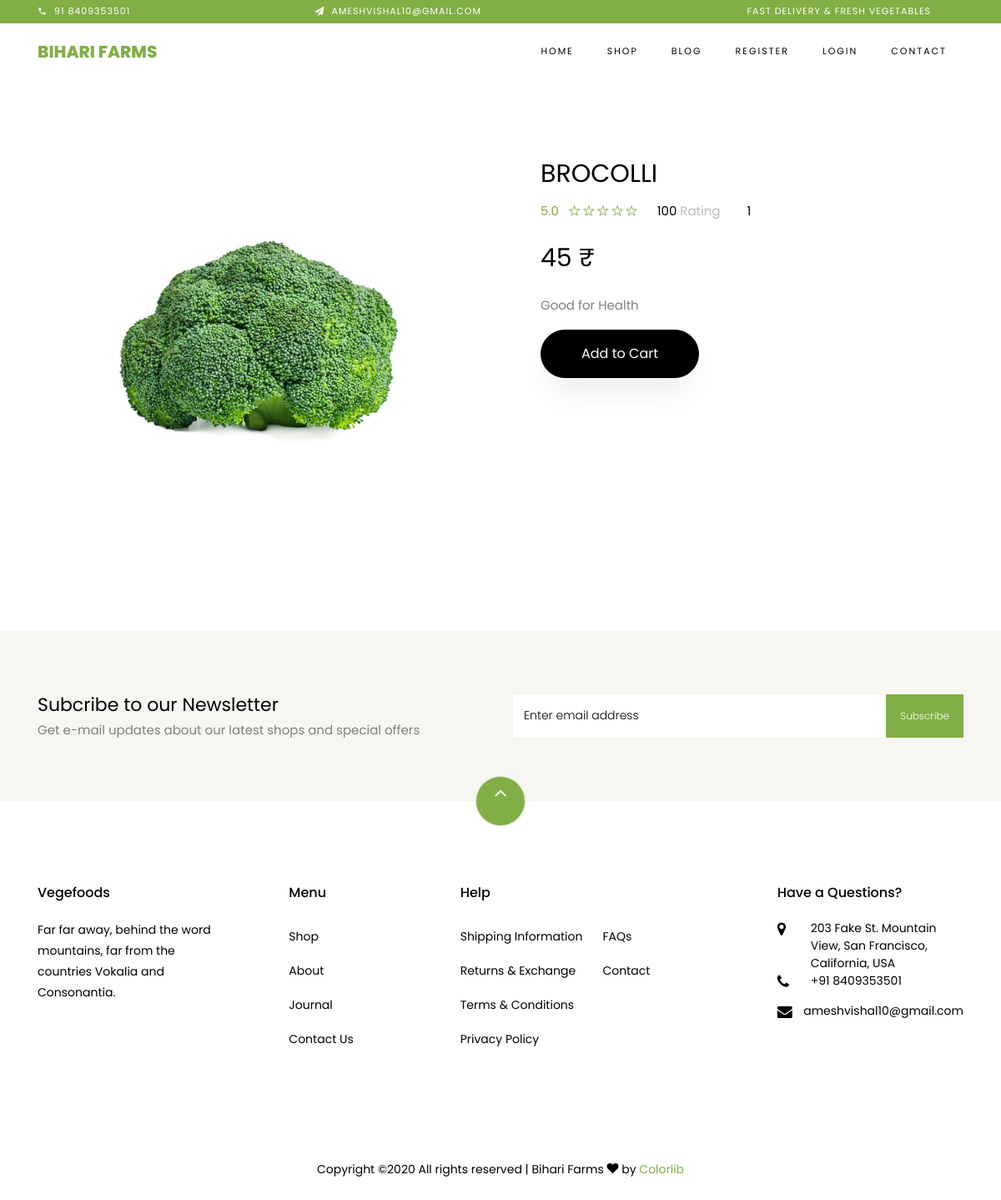
/product/9/, run on an earlier commit of the app's database.
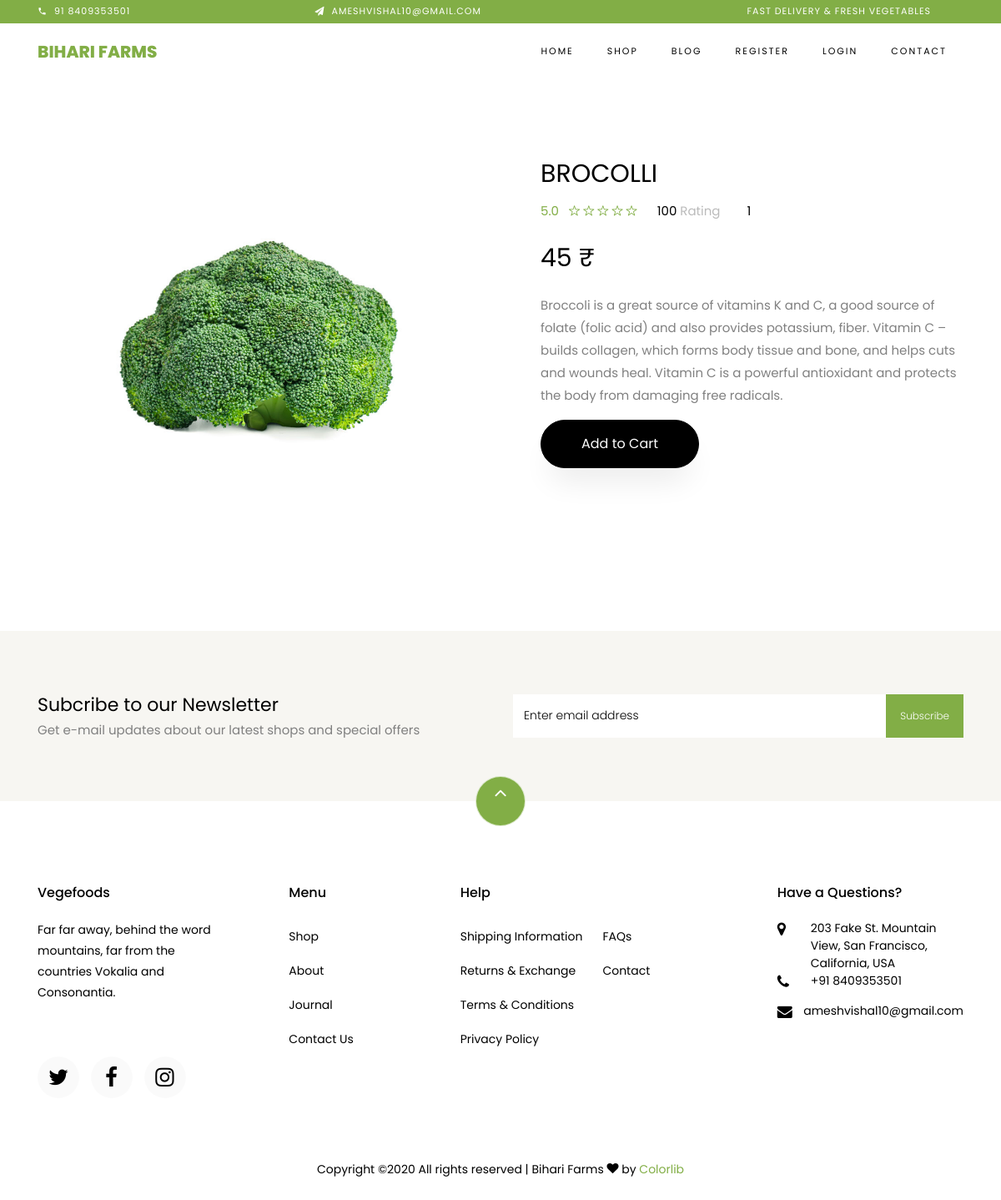
And on a later commit of the database.
### farmsite/models.py (models this page shows, shortened)
class Product(models.Model):
    productType = models.ForeignKey(ProductType,on_delete=models.CASCADE)
    name = models.CharField(max_length=100)
    image = models.ImageField(upload_to='Product Photo')
    weight = models.CharField(max_length=10)
    price = models.IntegerField()
    available = models.BooleanField()
    discount = models.IntegerField()
    discription = models.TextField()
    nutFacts = models.TextField()
    prime = models.BooleanField()

### farmsite/views.py (the view)
# urls.py: path('product/<int:pk>/',views.product,name='product'),
def product(request,pk):
    product = Product.objects.get(id=pk)
    return render(request,'farmsite/product.html',{'product':product})

### farmsite/templates/farmsite/product.html
{% extends 'farmsite/index.html'%}
{%load static%}
{%block content%}
<section class="ftco-section">
    	<div class="container">
    		<div class="row">
    			<div class="col-lg-6 mb-5 ftco-animate">
    				<a href="{{product.image.url}}" class="image-popup"><img src="{{product.image.url}}" class="img-fluid" alt="Colorlib Template"></a>
    			</div>
    			<div class="col-lg-6 product-details pl-md-5 ftco-animate">
    				<h3>{{product.name}}</h3>
    				<div class="rating d-flex">
							<p class="text-left mr-4">
								<a href="#" class="mr-2">5.0</a>
								<a href="#"><span class="ion-ios-star-outline"></span></a>
								<a href="#"><span class="ion-ios-star-outline"></span></a>
								<a href="#"><span class="ion-ios-star-outline"></span></a>
								<a href="#"><span class="ion-ios-star-outline"></span></a>
								<a href="#"><span class="ion-ios-star-outline"></span></a>
							</p>
							<p class="text-left mr-4">
								<a href="#" class="mr-2" style="color: #000;">100 <span style="color: #bbb;">Rating</span></a>
							</p>
							<p class="text-left">
								<a href="#" class="mr-2" style="color: #000;">{{product.weight}}</a>
							</p>
						</div>
    				<p class="price"><span>{{product.price}} &#8377;</span></p>
                    <p>{{product.discription}}</p>
          	<p><a href="{% url 'addCart' product.id%}" class="btn btn-black py-3 px-5">Add to Cart</a></p>
    			</div>
    		</div>
    	</div>
    </section>
{%endblock content%}

What changed in the data, as far as the page shows it:
changed Product "BROCOLLI": discription "Good for Health" → "Broccoli is a great source of vitamins K and C, a good source of folate (folic acid) and also provides potassium, fiber. Vitamin C – builds collagen, which forms body tissue and bone, and helps cuts and wounds heal. Vitamin C is a powerful antioxidant and protects the body from damaging free radicals."
